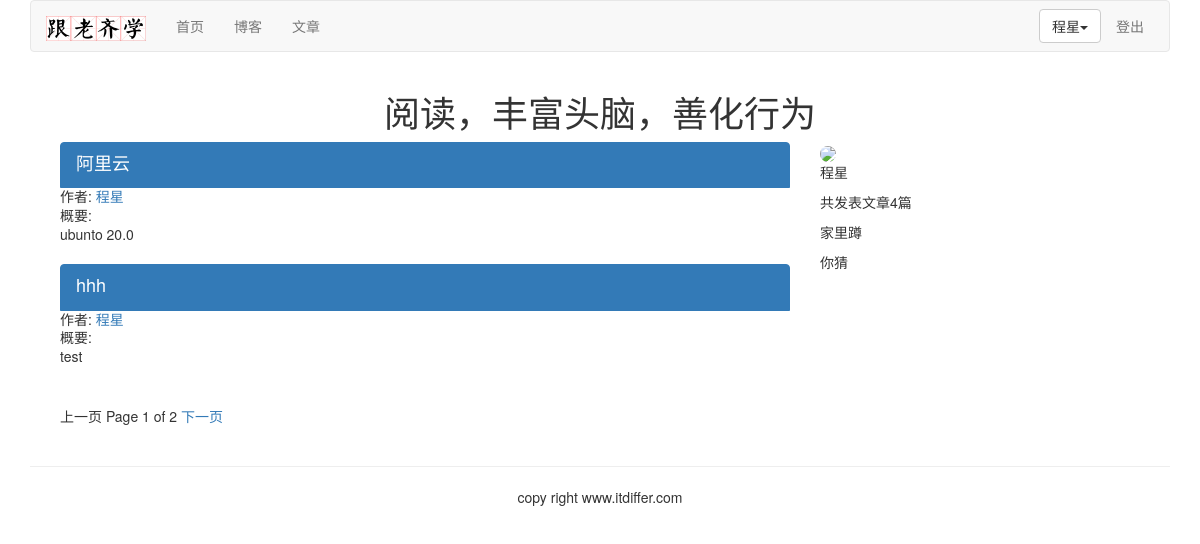
The app's page /article/list-article-titles/程星/, older data.
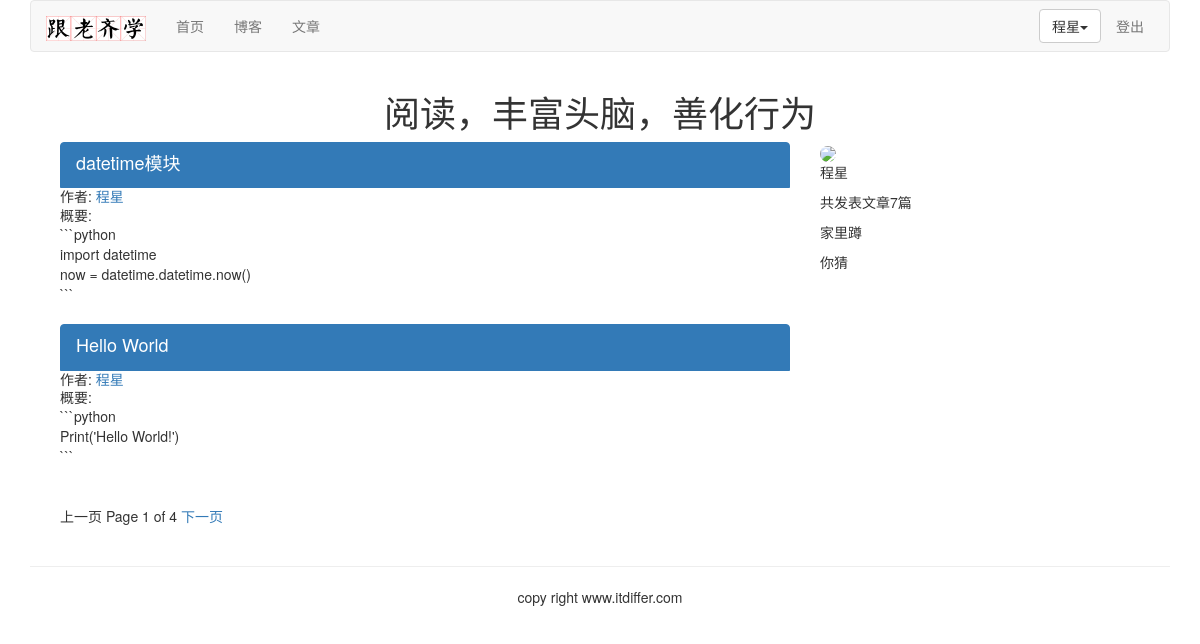
The same page, newer data.
### article/models.py (models this page shows, shortened)
class ArticlePost(models.Model):
    author = models.ForeignKey(User, related_name="article", on_delete=models.CASCADE)
    title = models.CharField(max_length=200)
    slug = models.SlugField(max_length=500)
    column = models.ForeignKey(ArticleColumn, related_name='article_column', on_delete=models.CASCADE)
    body = models.TextField()
    created = models.DateTimeField(default=timezone.now)
    updated = models.DateTimeField(auto_now=True)
    users_like = models.ManyToManyField(User, related_name='articles_like', blank=True)
    article_tag = models.ManyToManyField(ArticleTag, related_name='article_tag', blank=True)
    class Meta:
        ordering = ('-created',)
        index_together = (('id', 'slug'),)
    def get_url_path(self):
        return reverse('article:list_article_detail', args=[self.id, self.slug])

### article/list_views.py (the view)
# urls.py: path('list-article-titles/', list_views.article_titles, name='article_titles'),
def article_titles(request, username=None):
    if username:
        user = User.objects.get(username=username)
        articles_title = ArticlePost.objects.filter(author=user)
        try:
            userinfo = user.userinfo
        except:
            userinfo = None
    else:
        articles_title = ArticlePost.objects.all()
    pagintor = Paginator(articles_title, 2)
    page = request.GET.get('page')
    try:
        current_page = pagintor.page(page)
        articles = current_page.object_list
    except PageNotAnInteger:
        current_page = pagintor.page(1)
        articles = current_page.object_list
    except EmptyPage:
        current_page = pagintor.page(pagintor.num_pages)
        articles = current_page.object_list
    if username:
        return render(request, 'article/list/author_articles.html', {'articles':articles, 'userinfo':userinfo, 'page':current_page, 'user':user})
    else:
        return render(request, 'article/list/article_titles.html', {'articles':articles, 'page':current_page})

### article/templatetags/article_tags.py (called while the page is built)
@register.simple_tag
def author_total_articles(user):
    return user.article.count()

### templates/article/list/author_articles.html (shortened to what this page needs)
{% extends "base.html" %}
{% load static %}
{% load article_tags %}
{% block content %}
<div class="row text-center vertical-middle-sm">
    <h1>阅读，丰富头脑，善化行为</h1>
</div>
<div class="container">
<div class="col-md-8">
    {% for article in articles %}
    <div class="list-group">
        <a href="{{article.get_url_path}}" class="list-group-item active">
            <h4 class="list-group-item-heading">{{article.title}}</h4>
        </a>
        <p class="list-group-item-text">作者:
            <a href="{% url 'article:author_articles' article.author.username %}">{{article.author.username}}</a>
        </p>
        <p class="list-group-item-text">概要:{{article.body|slice:'70'|linebreaks}} </p>
    </div>
    {% endfor %}
    {% include "paginator.html" %}
</div>
<div class="col-md-4">
<div>
    {% if userinfo.image %}
    <img src="{{ userinfo.image | striptags }}" class="img-circle" id="my_photo" name="user_face" style="width: 180px">
    {% else %}
    <img name="user_face" src="{% static 'images/newton.jpg' %}" class="img-circle" id="my_photo" style="width: 180px">
    {% endif %}
</div>
<div>
    <p>{{ user.username }}</p>
    <p>共发表文章{% author_total_articles user %}篇</p>
{% if userinfo %}
    <p>{{ userinfo.company }}</p>
    <p>{{ userinfo.aboutme }}</p>
{% else %}
    <p>这个作者太懒了，什么也没有留下。</p>
{% endif %}
</div>
</div>
</div>
{% endblock %}

### templates/header.html (shortened to what this page needs)
{% load static %}
<div class="container">
    <nav class="navbar navbar-default" role="navigation">
        <div class="navbar-header">
            <a class="navbar-brand" href="http://www.itdiffer.com">
                <img src="{% static '/images/logo.png' %}" width="100px">
            </a>
        </div>
        <div>
            <ul class="nav navbar-nav" role="navigation">
                <li><a href="{% url 'home' %}">首页</a></li>
                <li><a href="{% url 'blog:title' %}">博客</a></li>
                <li><a href="{% url 'article:article_titles' %}">文章</a></li>
            </ul>
            <ul class="nav navbar-nav navbar-right" style="margin-right:10px">
                {% if user.is_authenticated %}
                    <li>
                        <div class="dropdown" style="margin-top: 8px">
                            <button class="btn btn-default dropdown-toggle" type="button" id="dropdownMenu"
                                    data-toggle="dropdown">{{ user.username }}<span class="caret"></span></button>
                        </div>
                    </li>
                    <li><a href="{% url 'account:logout' %}">登出</a></li>
                {% else %}
                    <li><a href="{% url 'account:register' %}">注册</a></li>
                    <li><a href="{% url 'account:login' %}">登录</a></li>
                    <li><a href="{% url 'account:password_reset' %}">找回密码</a></li>
                {% endif %}
            </ul>
        </div>
    </nav>
</div>

Row changes from the older to the newer data that the page shows:
no longer on this page (row unchanged): ArticlePost: title "阿里云", author.username "程星", body "ubunto 20.0"
no longer on this page (row unchanged): ArticlePost: title "hhh", author.username "程星", body "test"
added ArticlePost: title "datetime模块", author.username "程星", body "```python import datetime now = datetime.datetime.now() ```"
added ArticlePost: title "Hello World", author.username "程星", body "```python Print('Hello World!') ```"
Text that changed along with them:
{{ page.paginator.num_pages }}: "2" → "4"
text no longer shown: "4"
text now shown: "7"
